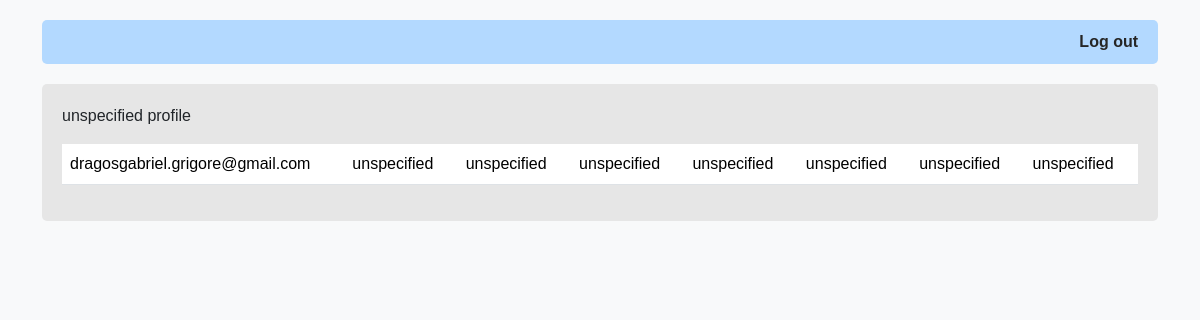
The app's page /human_profile/1/ (signed in) with its own data.
### jobsite/models.py (models this page shows, shortened)
class User(models.Model):
    email = models.EmailField(max_length=50, unique=True)
    password = models.CharField(max_length=50)
    type = models.CharField(max_length=50)
    full_name = models.CharField(max_length=50,default='unspecified')
    phone_number=models.CharField(max_length=20,default='unspecified')
    education = models.TextField(max_length=500, default='unspecified')  # Specify a default value
    experience=models.TextField(max_length=500, default='unspecified')
    skills=models.TextField(max_length=500, default='unspecified')
    hobbies=models.TextField(max_length=500, default='unspecified')
    foreign_languages=models.TextField(max_length=500, default='unspecified')
    current_company= models.CharField(max_length=50,default='unspecified')
    job_title= models.CharField(max_length=100, default='unspecified')

### jobsite/views.py (the view)
# urls.py: path('human_profile/<int:user_id>/', views.human_profile, name='human_profile'),
def human_profile(request,user_id):
    email=request.session['email']
    if User.objects.filter(email=email).exists():
        otherdata=User.objects.filter(email=email)
        usertype=otherdata[0].type
    else:
        otherdata=Company.objects.filter(email=email)
        usertype=otherdata[0].type
    mydata = User.objects.filter(id=user_id)
    context = {
        'mymembers': mydata,
        'usertype':usertype
    }
    if 'admin_delete' in request.POST:
        Human_delete(user_id)
        return redirect('main_page_human')
    return render(request, 'human_profile.html',context=context)

### jobsite/templates/human_profile.html (shortened to what this page needs)
  <!DOCTYPE html>
  <html>
  <head>
      {% load bootstrap5 %}
      {% bootstrap_css %}
  </head>
  <body>
    <div class="container">
    <ul class="nav">
      <li class="nav-item">
        <a href="/">Log out</a>
    </li>
  </ul>
</div>
<div class="container">
  <div class="data-container">
    <p>{{ mymembers.0.full_name}} profile</p>
    <table class="table">
        {% for x in mymembers %}
        <tr>
          <td>      <li class="nav-item">
            {{ x.email }}    </li>
          </td>
          <td>      <li class="nav-item">
            {{ x.full_name }}    </li>
          </td>
          <td>      <li class="nav-item">
            {{ x.phone_number }}    </li>
          </td>
          <td>      <li class="nav-item">
            {{ x.education }}    </li>
          </td>
          <td>      <li class="nav-item">
            {{ x.experience }}    </li>
          </td>
          <td>      <li class="nav-item">
            {{ x.skills }}</td>
          <td>      <li class="nav-item">
            {{ x.hobbies }}    </li>
          </td>
          <td>      <li class="nav-item">
            {{ x.foreign_languages }}    </li>
          </td>
        </tr>
      {% endfor %}
    </table>
    </div>
  </div>
  </body>
  </html>

### jobsite/templates/human_profile.html (style rules this page uses)
body { background-color: #f8f9fa; font-family: Arial, sans-serif; }
.container { margin-top: 20px; }
.nav { padding: 10px; background-color: #b3d9ff; border-radius: 5px; display: flex; justify-content: flex-end; }
.nav-item { list-style-type: none; margin-right: 10px; }
.nav-item a { color: #262626; text-decoration: none; font-weight: bold; }
.data-container { background-color: #e6e6e6; padding: 20px; border-radius: 5px; margin-bottom: 20px; }

### records on screen
User: full_name "unspecified", email "dragosgabriel.grigore@gmail.com", phone_number "unspecified", education "unspecified", experience "unspecified", skills "unspecified", hobbies "unspecified", foreign_languages "unspecified"
